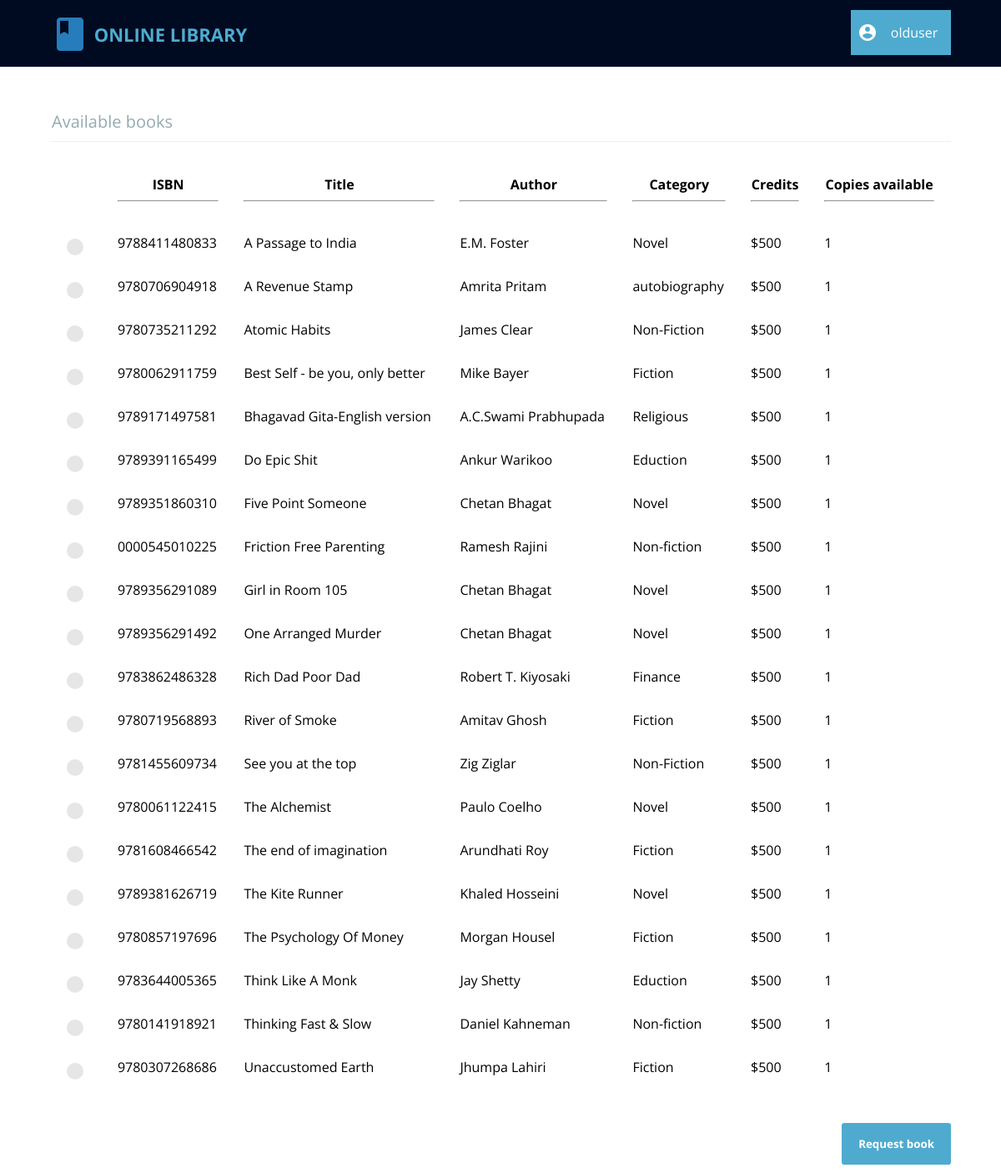
Page /member/home.php (signed in) on the committed database.
### tables this page shows
CREATE TABLE `book` (
  `isbn` char(13) NOT NULL,
  `title` varchar(80) NOT NULL,
  `author` varchar(80) NOT NULL,
  `category` varchar(80) NOT NULL,
  `credits` int(4) UNSIGNED NOT NULL,
  `copies` int(10) UNSIGNED NOT NULL,
  `links` varchar(255) NULL
);

### src/member/home.php (the view, shortened to what this page needs)
<?php
	require "../db_connect.php";
	require "header_member.php";
?>
<html>
	<head>
		<link rel="stylesheet" type="text/css" href="../css/global_styles.css">
		<link rel="stylesheet" type="text/css" href="css/home_style.css">
		<link rel="stylesheet" type="text/css" href="../css/custom_radio_button_style.css">
	</head>
	<body>
		<?php
			$query = $con->prepare("SELECT * FROM book ORDER BY title");
			$query->execute();
			$result = $query->get_result();
			$rows = mysqli_num_rows($result);
			if($rows == 0)
				echo "<h2 align='center'>No books available</h2>";
			else
			{
				echo "<form class='cd-form' method='POST' action='#'>";
				echo "<legend>Available books</legend>";
				echo "<table width='100%' cellpadding=10 cellspacing=10>";
				echo "<tr>
						<th></th>
						<th>ISBN<hr></th>
						<th>Title<hr></th>
						<th>Author<hr></th>
						<th>Category<hr></th>
						<th>Credits<hr></th>
						<th>Copies available<hr></th>
					</tr>";
				for($i=0; $i<$rows; $i++)
				{
					$row = mysqli_fetch_array($result);
					echo "<tr>
							<td>
								<label class='control control--radio'>
									<input type='radio' name='rd_book' value=".$row[0]." />
								<div class='control__indicator'></div>
							</td>";
					for($j=0; $j<6; $j++)
						if($j == 4)
							echo "<td>$".$row[$j]."</td>";
						else
							echo "<td>".$row[$j]."</td>";
					echo "</tr>";
				}
				echo "</table>";
				echo "<br /><br /><input type='submit' name='m_request' value='Request book' />";
				echo "</form>";
			}
		?>
	</body>
</html>

### src/member/header_member.php (shortened to what this page needs)
<html>
	<head>
		<link rel="stylesheet" type="text/css" href="css/header_member_style.css" />
	</head>
	<body>
		<header>
			<div id="cd-logo">
				<a href="../">
					<img src="img/ic_logo.svg" alt="Logo" />
					<p>ONLINE LIBRARY</p>
				</a>
			</div>
			<div class="dropdown">
				<button class="dropbtn">
					<p id="librarian-name"><?php echo $_SESSION['username'] ?></p>
				</button>
			</div>
		</header>
	</body>
</html>

### src/member/css/header_member_style.css (style rules this page uses)
html * { -webkit-font-smoothing: antialiased; -moz-osx-font-smoothing: grayscale; }
*, *:after, *:before { -webkit-box-sizing: border-box; -moz-box-sizing: border-box; box-sizing: border-box; }
body { font-size: 100%; font-family: "Open Sans", sans-serif; background-color: white; margin: 0; }
img { max-width: 100%; filter: hue-rotate(224deg); }
header { position: relative; height: 50px; background: #000b21; }
header #cd-logo { float: left; margin: 0 0 0 5%; -webkit-transform-origin: 0 50%; -moz-transform-origin: 0 50%; -ms-transform-origin: 0 50%; -o-transform-origin: 0 50%; transform-origin: 0 50%; -webkit-transform: scale(0.8); -moz-transform: scale(0.8); -ms-transform: scale(0.8); -o-transform: scale(0.8); transform: scale(0.8); }
header #cd-logo img, header #cd-logo p { display: inline-block; vertical-align: middle; }
header #cd-logo p { font-size: 2.2rem !important; color: #4eabcf; font-weight: bold; font-size: 1.4rem; }
header::after { content: ''; display: table; clear: both; }
header a { text-decoration: none; }
@media only screen and (min-width: 768px) { header { height: 80px; } }
@media only screen and (min-width: 768px) { header #cd-logo { margin: 4px 0 0 5%; -webkit-transform: scale(1); -moz-transform: scale(1); -ms-transform: scale(1); -o-transform: scale(1); transform: scale(1); } }
.dropbtn { background: url("../img/ic_member.svg") no-repeat 8px center; background-color: #4eabcf; margin-top: 10%; color: white; min-width: 120px; padding: 0 8px 0 8px; font-size: 16px; font-family: "Open Sans", sans-serif; border: none; cursor: pointer; }
#librarian-name { margin-left: 32px; }
.dropdown { position: relative; display: inline-block; float: right; margin-right: 5%; }

### src/css/global_styles.css (style rules this page uses)
*, *::after, *::before { -webkit-box-sizing: border-box; -moz-box-sizing: border-box; box-sizing: border-box; }
html { font-size: 62.5%; }
body { font-size: 1.8rem; font-family: "Open Sans", sans-serif; color: black; background-color: #ffffff; }

### src/member/css/home_style.css (style rules this page uses)
.cd-form { width: 90%; margin: 4em auto; font-size: 1.3rem; color: #94aab0; margin-bottom: 10px; display: block; }
.cd-form::after { clear: both; content: ""; display: table; }
.cd-form legend { padding-bottom: 10px; margin-bottom: 20px; font-size: 2rem; border-bottom: 1px solid #ecf0f1; display: block; width: 100%; -webkit-appearance: none; -moz-appearance: none; -ms-appearance: none; -o-appearance: none; appearance: none; }
.cd-form input[type="submit"] { border: none; background: #4eabcf; border-radius: .25em; padding: 16px 20px; color: #ffffff; font-family: "Open Sans", sans-serif; font-weight: bold; float: right; cursor: pointer; -webkit-font-smoothing: antialiased; -moz-osx-font-smoothing: grayscale; -webkit-appearance: none; -moz-appearance: none; -ms-appearance: none; -o-appearance: none; appearance: none; }

### src/css/custom_radio_button_style.css (style rules this page uses)
.control { font-size: 18px; position: relative; display: block; margin-bottom: 15px; padding-left: 30px; cursor: pointer; }
.control__indicator { position: absolute; top: 2px; left: 0; width: 20px; height: 20px; background: #e6e6e6; }
.control--radio .control__indicator { border-radius: 50%; }
.control__indicator:after { position: absolute; display: none; content: ''; }
.control--radio .control__indicator:after { top: 7px; left: 7px; width: 6px; height: 6px; border-radius: 50%; background: #ffffff; }

### rows in the picture
book: isbn "9788411480833", title "A Passage to India", author "E.M. Foster", category "Novel", credits "500", copies "1"
book: isbn "9780706904918", title "A Revenue Stamp", author "Amrita Pritam", category "autobiography", credits "500", copies "1"
book: isbn "9780735211292", title "Atomic Habits", author "James Clear", category "Non-Fiction", credits "500", copies "1"
book: isbn "9780062911759", title "Best Self - be you, only better", author "Mike Bayer", category "Fiction", credits "500", copies "1"
book: isbn "9789171497581", title "Bhagavad Gita-English version", author "A.C.Swami Prabhupada", category "Religious", credits "500", copies "1"
book: isbn "9789391165499", title "Do Epic Shit", author "Ankur Warikoo", category "Eduction", credits "500", copies "1"
book: isbn "9789351860310", title "Five Point Someone", author "Chetan Bhagat", category "Novel", credits "500", copies "1"
book: isbn "0000545010225", title "Friction Free Parenting", author "Ramesh Rajini", category "Non-fiction", credits "500", copies "1"
book: isbn "9789356291089", title "Girl in Room 105", author "Chetan Bhagat", category "Novel", credits "500", copies "1"
book: isbn "9789356291492", title "One Arranged Murder", author "Chetan Bhagat", category "Novel", credits "500", copies "1"
book: isbn "9783862486328", title "Rich Dad Poor Dad", author "Robert T. Kiyosaki", category "Finance", credits "500", copies "1"
book: isbn "9780719568893", title "River of Smoke", author "Amitav Ghosh", category "Fiction", credits "500", copies "1"
book: isbn "9781455609734", title "See you at the top", author "Zig Ziglar", category "Non-Fiction", credits "500", copies "1"
book: isbn "9780061122415", title "The Alchemist", author "Paulo Coelho", category "Novel", credits "500", copies "1"
book: isbn "9781608466542", title "The end of imagination", author "Arundhati Roy", category "Fiction", credits "500", copies "1"
book: isbn "9789381626719", title "The Kite Runner", author "Khaled Hosseini", category "Novel", credits "500", copies "1"
book: isbn "9780857197696", title "The Psychology Of Money", author "Morgan Housel", category "Fiction", credits "500", copies "1"
book: isbn "9783644005365", title "Think Like A Monk", author "Jay Shetty", category "Eduction", credits "500", copies "1"
book: isbn "9780141918921", title "Thinking Fast & Slow", author "Daniel Kahneman", category "Non-fiction", credits "500", copies "1"
book: isbn "9780307268686", title "Unaccustomed Earth", author "Jhumpa Lahiri", category "Fiction", credits "500", copies "1"

### other values in the picture
$_SESSION['username'] "olduser"
